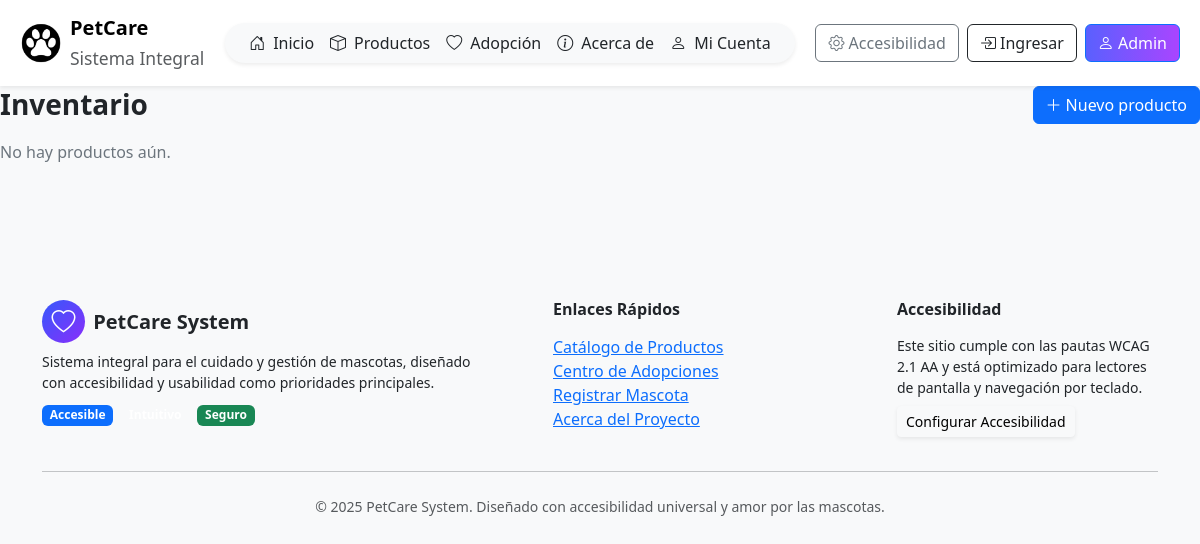
The app's page /catalog/, older data.
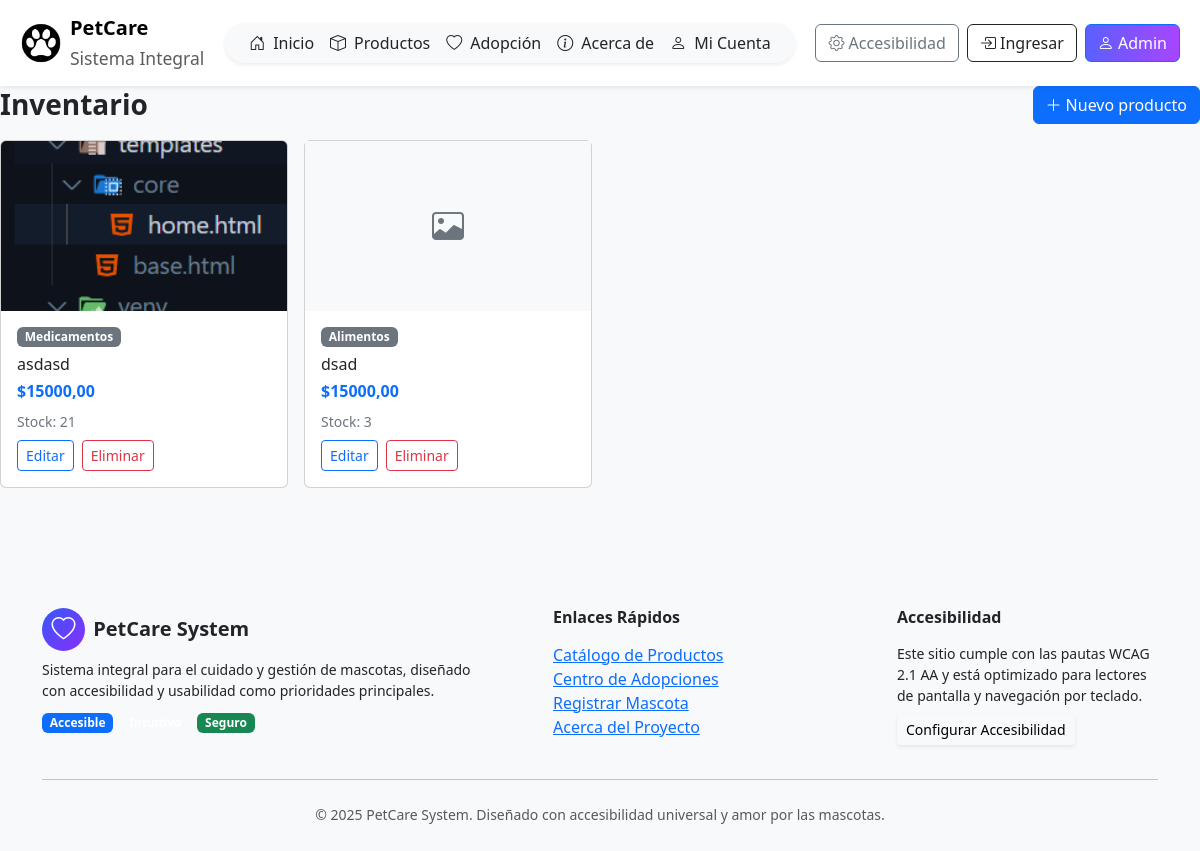
The same page, newer data.
### catalog/models.py (models this page shows, shortened)
class Product(models.Model):
    sku = models.CharField("SKU", max_length=32, unique=True)
    name = models.CharField("Nombre", max_length=120)
    category = models.CharField("Categoría", max_length=8, choices=Category.choices)
    price = models.DecimalField("Precio", max_digits=10, decimal_places=2)
    stock = models.PositiveIntegerField("Stock", default=0)
    description = models.TextField("Descripción", blank=True)
    image = models.ImageField("Imagen", upload_to="products/", blank=True, null=True)  # requiere Pillow
    is_active = models.BooleanField("Activo", default=True)
    created_at = models.DateTimeField(auto_now_add=True)
    class Meta:
        ordering = ["name"]

### catalog/views.py (the view)
# urls.py: path("", ProductListView.as_view(), name="product_list"),
class ProductListView(ListView): #Eliminé el parámetro StaffRequiredMixin
    model = Product
    template_name = "catalog/list.html"
    context_object_name = "products"

### templates/catalog/list.html (shortened to what this page needs)
{% extends "base.html" %}
{% block content %}
<div class="d-flex justify-content-between align-items-center mb-3">
  <h3 class="fw-bold m-0">Inventario</h3>
  <a href="{% url 'catalog:product_create' %}" class="btn btn-primary"><i class="bi bi-plus-lg me-1"></i>Nuevo producto</a>
</div>
<div class="row g-3">
  {% for p in products %}
    <div class="col-6 col-md-4 col-lg-3">
      <div class="card h-100">
        {% if p.image %}
          <img src="{{ p.image.url }}" class="card-img-top" style="height:170px;object-fit:cover" alt="{{ p.name }}">
        {% else %}
          <div class="bg-light d-flex align-items-center justify-content-center" style="height:170px">
            <i class="bi bi-image text-secondary" style="font-size:2rem;"></i>
          </div>
        {% endif %}
        <div class="card-body">
          <div class="d-flex justify-content-between align-items-start">
            <span class="badge bg-secondary">{{ p.get_category_display }}</span>
          </div>
          <h6 class="mt-2 mb-1">{{ p.name }}</h6>
          <div class="text-primary fw-bold mb-2">${{ p.price }}</div>
          <div class="small text-secondary mb-2">Stock: {{ p.stock }}</div>
          <div class="d-flex gap-2">
            <a class="btn btn-sm btn-outline-primary" href="{% url 'catalog:product_update' p.pk %}">Editar</a>
            <a class="btn btn-sm btn-outline-danger" href="{% url 'catalog:product_delete' p.pk %}">Eliminar</a>
          </div>
        </div>
      </div>
    </div>
  {% empty %}
    <div class="col"><p class="text-secondary">No hay productos aún.</p></div>
  {% endfor %}
</div>
{% endblock %}

Row changes from the older to the newer data that the page shows:
added Product: image (picture), category "Medicamentos", name "asdasd", price "15000,00", stock "21"
added Product: category "Alimentos", name "dsad", price "15000,00", stock "3"
Text that changed along with them:
text no longer shown: "No hay productos aún."
